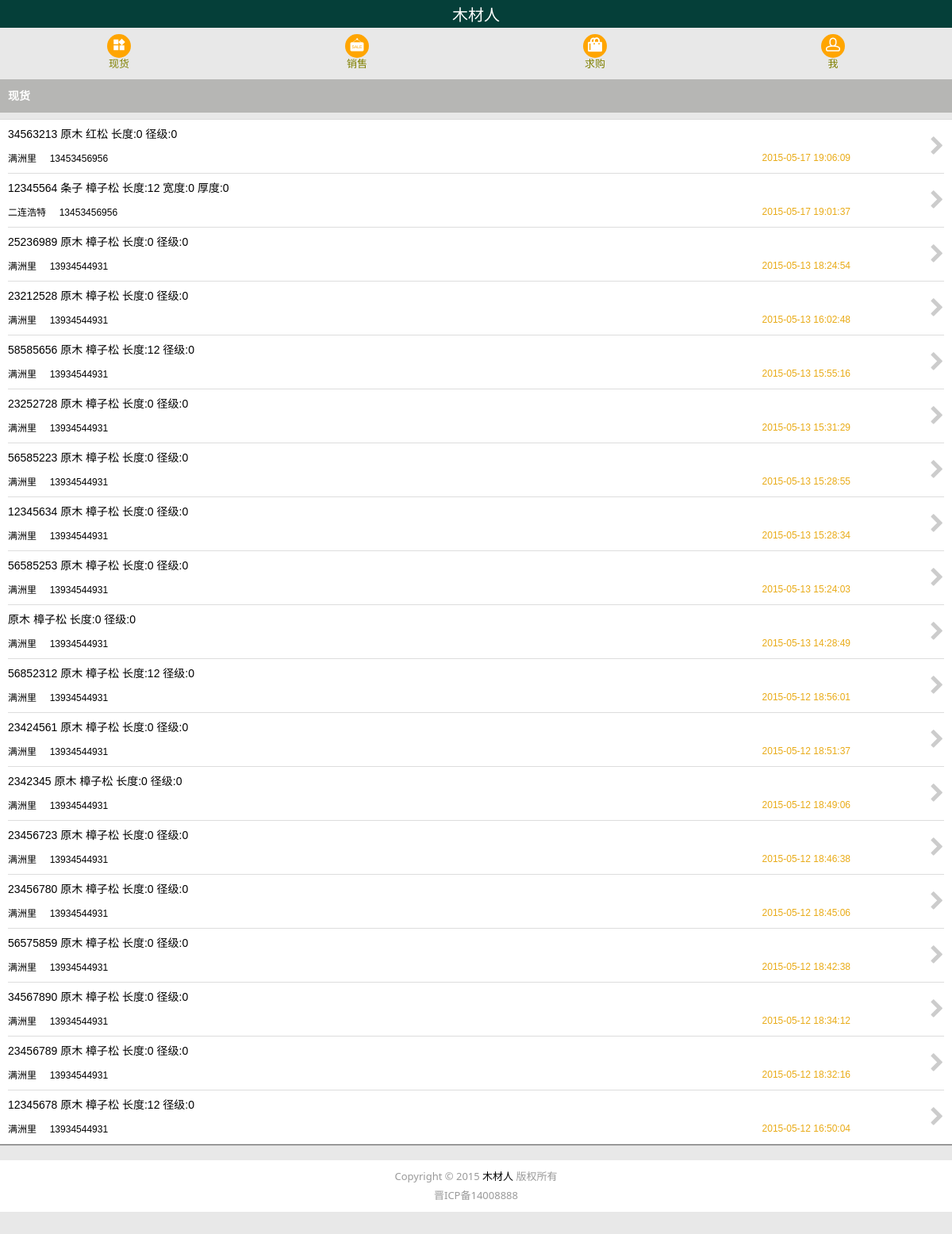
/mcr/index.php, run on the app's committed database.
### tables this page shows
CREATE TABLE `t_product` (
  `productid` int(11) NOT NULL auto_increment,
  `carnum` char(255) NOT NULL,
  `userid` int(11) default NULL,
  `kindid` tinyint(4) default NULL,
  `stuffid` tinyint(4) default NULL,
  `productlen` tinyint(4) default NULL,
  `diameterlen` tinyint(4) default NULL,
  `wide` tinyint(4) default NULL,
  `thinckness` tinyint(4) default NULL,
  `tolerance` tinyint(4) default NULL,
  `widerange` int(11) default NULL,
  `thincknessrange` int(11) default NULL,
  `refwight` tinyint(4) default NULL,
  `refcapacity` tinyint(4) default NULL,
  `refnum` int(11) default NULL,
  `salestatusid` tinyint(4) default NULL,
  `timber` varchar(10) default NULL,
  `dry` varchar(2) default NULL,
  `newold` varchar(10) default NULL,
  `timbertype` varchar(10) default NULL,
  `knob` varchar(10) default NULL,
  `blue` varchar(10) default NULL,
  `worm` varchar(10) default NULL,
  `decay` varchar(10) default NULL,
  `climb` varchar(10) default NULL,
  `slash` varchar(2) default NULL,
  `ring` varchar(2) default NULL,
  `oil` varchar(2) default NULL,
  `black` varchar(2) default NULL,
  `position` varchar(10) default NULL,
  `device` varchar(10) default NULL,
  `fromid` tinyint(4) default NULL,
  `portid` tinyint(4) default NULL,
  `publishtime` datetime default NULL,
  `showtime` datetime default NULL,
  `assembletime` varchar(20) default NULL,
  `entertime` varchar(20) default NULL,
  `enterpositionid` tinyint(4) default NULL,
  `pausetime` varchar(20) default NULL,
  `pauseid` tinyint(4) default NULL,
  `trackid` varchar(4) default NULL,
  `dumpid` tinyint(4) default NULL,
  `dumptime` varchar(20) default NULL,
  `packid` tinyint(6) default NULL,
  `goodpositionid` varchar(4) default NULL,
  `completetime` datetime default NULL,
  `updatetime` datetime default NULL,
  `goodstatusid` tinyint(4) default NULL,
  PRIMARY KEY  (`productid`)
);

CREATE TABLE `t_kind` (
  `kindid` int(11) NOT NULL auto_increment,
  `kindName` char(10) NOT NULL,
  PRIMARY KEY  (`kindid`)
);

CREATE TABLE `t_stuff` (
  `stuffid` int(11) NOT NULL auto_increment,
  `stuffName` char(10) default NULL,
  PRIMARY KEY  (`stuffid`)
);

CREATE TABLE `t_port` (
  `portid` int(11) NOT NULL auto_increment,
  `portName` char(20) default NULL,
  PRIMARY KEY  (`portid`)
);

CREATE TABLE `t_user` (
  `userid` int(11) NOT NULL auto_increment,
  `phone` char(11) NOT NULL,
  `username` varchar(20) default NULL,
  `userpic` varchar(50) default NULL,
  `portid` int(11) default NULL,
  `city` varchar(20) default NULL,
  `rightid` int(11) default NULL,
  `score` int(11) default NULL,
  `password` varchar(100) default NULL,
  `phone1` char(11) default NULL,
  `phone2` char(11) default NULL,
  `freeze` tinyint(4) default NULL,
  `remark` varchar(30) default NULL,
  `loginnum` int(11) default '0',
  `regtime` datetime NOT NULL,
  `logintime` datetime NOT NULL,
  PRIMARY KEY  (`userid`),
  KEY `portid` (`portid`)
);

### mcr/mcr_fns.php (called while the page is built, shortened)
<?php
 function get_productlist() {
	$conn = db_connect();
     $query = "select productid,carnum,kindname,stuffname,phone,portname,updatetime,productlen,diameterlen,wide,thinckness   "
           ." from t_product p,t_kind k,t_stuff s,t_port r,t_user u "
          ." where p.userid = u.userid and p.kindid = k.kindid and "
		  ." p.stuffid = s.stuffid and p.portid =r.portid order by updatetime desc limit 0,20";
    $result=$conn->query($query);
    $num_from =@$result->num_rows;
    $result= db_result_to_array($result);
    return $result;
 }
?>

### mcr/db_fns.php (called while the page is built, shortened)
<?php
function db_result_to_array($result) {
   $res_array = array();
   for ($count=0; $row = $result->fetch_assoc(); $count++) {
     $res_array[$count] = $row;
   }
   return $res_array;
}
?>

### mcr/index.php (the view, shortened to what this page needs)
<!DOCTYPE html>
<html>
<head>
<link rel="stylesheet" type="text/css" href="./statics/css/yumReset.css" />
<link rel="stylesheet" type="text/css" href="./com/select/css/style.css" />
<link rel="stylesheet" type="text/css" href="./statics/css/yumPage.css" />
<link rel="stylesheet" type="text/css" href="./com/icomoon/style.css" />
</head>
<?php
    $product_array = get_productlist();
?>
<body>
<div class="fixedTop">
<header class="header">
	<h1><a href="index.php">木材人</a></h1>
</header>
<nav class="nav">
	<ul class="clearfix">
		<li><a href="goodlist.php"><i class="icon-now-widgets"></i>现货</a></li>
		<li><a href="saleList.php"><i class="icon-sale"></i>销售</a></li>
		<li><a href="announce.php"><i class="icon-bag"></i>求购</a></li>
		<li><a href="user.php"><i class="icon-head"></i>我</a></li>
	</ul>
</nav>
</div>
<dl class="panel">
	<dt class="panel-header fixedHead">现货</dt>
	<dd class="panel-body">
		<ul class="list">
		<?php
		  if (!(is_array($product_array))) {
			   $noconnect ="<p>对不起，没有查找到您要查找的内容！</p>";
			   echo $noconnect;
		  }
		  else {
			    foreach ($product_array as $row)
				{
		?>
			<li class="list-item">
				<a href=<?php echo "'detail.php?productid=".$row['productid']."'"; ?> class="clearfix">
					<div class="list-l">
						<div class="display-tit"><span><?php echo $row['carnum']." ".$row['kindname']." ".$row['stuffname']." ";?></span>
	                     <span><?php echo "长度:".$row['productlen']." ";
						   if($row['kindname']=='原木'){
							 echo "径级:".$row['diameterlen'] ;
						   }else {
							   echo "宽度:".$row['wide']." 厚度:".$row['thinckness'];
						   }
						 ?>
						 </span>
						 </div>
						<div class=""><span class="f-12"><?php echo $row['portname']; ?>&nbsp;&nbsp;&nbsp;&nbsp;&nbsp;<?php echo $row['phone']; ?></span><span class="list-time fr"><?php echo $row['updatetime']; ?></span></div>
					</div>
					<div class="list-r"><i class="icon-chevron-right"></i></div>
				</a>
			</li>
			<?php
		  }
		  }
			?>
		</ul>
	</dd>
</dl>
<footer class="footer">
	<p>Copyright © 2015 <a href="###">木材人</a> 版权所有</p>
	<p>晋ICP备14008888</p>
</footer>
</body>
</html>

### mcr/com/select/css/style.css (style rules this page uses)
*, *:after, *:before { -webkit-box-sizing: border-box; -moz-box-sizing: border-box; box-sizing: border-box; padding: 0; margin: 0; }

### mcr/statics/css/yumPage.css (style rules this page uses)
body { background-color: #e8e8e8; font: 12px/1.2 arial,Tahoma,SimSun,sans-serif; }
.header { width: 100%; height: 35px; line-height: 35px; background-color: #053F39; color: #fff; text-align: center; position: relative; margin-bottom: 8px; }
.header a { color: #fff; }
.header h1 { float: left; font-weight: normal; font-size: 20px; padding: 0 15px; white-space: nowrap; overflow: hidden; text-overflow: ellipsis; }
.header a:first-child { position: absolute; top: 2px; left: 15px; font-size: 28px; }
.header a:last-child { position: absolute; top: 2px; right: 15px; font-size: 20px; }
.nav { position:relative; z-index:1; height: 49px; border-left: 0px solid #2E6105; float: right; width: 70%; }
nav.nav { width: 100%; margin-bottom: 10px; position:relative; z-index:1; float: none; }
nav.nav ul { border-top: 0px solid #2E6105; border-left: 0px solid #2E6105; }
.nav li { float: left; background-color: #50931e; text-align:center; color:#fff; font-size:13px; border-right: 1px solid #2E6105; border-bottom: 1px solid #2E6105; width: 33.33%; }
nav.nav li { float: left; background-color: #e8e8e8; height: 50px; text-align:center; font-size:13px; border-right: 0px solid #2E6105; border-bottom: 0px solid #2E6105; width: 25%; }
.nav li a { color: #fff; display: block; }
nav.nav li a { color: #808000; display: block; }
nav.nav li a i { color: #fff; display: block; }
nav.nav li i { background-color: #ffa500; display: block; width: 30px; text-align: center; height: 30px; line-height: 150%; border-radius: 15px; font-size: 18px; margin: 0 auto; }
.panel { box-shadow: 0 1px 1px rgba(0, 0, 0, 0.5); margin-bottom: 20px; font-size: 14px; }
.panel-header { background-color: #b6b6b4; height: 42px; line-height: 42px; padding: 0 10px; color: #fff; font-weight: bold; }
.panel-body a { color: #000; }
.panel-body li { padding: 3px 0px; line-height: 30px; }
.list { background-color: #fff; border-top: 1px solid #ddd; border-bottom: 1px solid #ddd; margin-bottom: 10px; padding: 0 10px; }
.list-item { border-bottom: 1px solid #ddd; background-color: #fff; padding: 10px 0; }
.list-item a { display: block; color: #000; }
.list-item:last-child { border-bottom: 0; }
.list i { float: right; color: #ccc; }
a .list-time { color: #e9ab17; font-size: 12px; }
body { padding-bottom: 50px; }
.fixedTop { background-color: #e8e8e8; width: 100%; position: fixed; top: 0; }
.fixedHead { width: 100%; position: fixed; top: 100px; }
.footer { background-color: #fff; color: #999; font-size: 13px; text-align: center; padding: 1em 0; font-family: "Segoe UI","Lucida Grande",Helvetica,Arial,"Microsoft YaHei",FreeSans,Arimo,"Droid Sans","wenquanyi micro hei","Hiragino Sans GB","Hiragino Sans GB W3",FontAwesome,sans-serif; }
.footer p:first-child { margin-bottom: 8px; }
.fr { float: right; }
.f-12 { font-size: 12px; }
.list-r { float: right; font-size: 25px; padding: 18px 0; }
.list-l { float: left; width: 90%; }

### mcr/com/icomoon/style.css (style rules this page uses)
[class^="icon-"], [class*=" icon-"] { font-family: 'icomoon'; speak: none; font-style: normal; font-weight: normal; font-variant: normal; text-transform: none; line-height: 1; -webkit-font-smoothing: antialiased; -moz-osx-font-smoothing: grayscale; }
.icon-now-widgets:before { content: "\e601"; }
.icon-head:before { content: "\e074"; }
.icon-bag:before { content: "\e600"; }
.icon-sale:before { content: "\e602"; }
.icon-chevron-right:before { content: "\f054"; }

### mcr/index.php (style rules this page uses)
body { padding-top: 150px; }

### data on the page
t_product: carnum "34563213", kindid.kindName "原木", stuffid.stuffName "红松", productlen "0", diameterlen "0", portid.portName "满洲里", userid.phone "13453456956", updatetime "2015-05-17 19:06:09"
t_product: carnum "12345564", kindid.kindName "条子", stuffid.stuffName "樟子松", productlen "12", wide "0", thinckness "0", portid.portName "二连浩特", userid.phone "13453456956", updatetime "2015-05-17 19:01:37"
t_product: carnum "25236989", kindid.kindName "原木", stuffid.stuffName "樟子松", productlen "0", diameterlen "0", portid.portName "满洲里", userid.phone "13934544931", updatetime "2015-05-13 18:24:54"
t_product: carnum "23212528", kindid.kindName "原木", stuffid.stuffName "樟子松", productlen "0", diameterlen "0", portid.portName "满洲里", userid.phone "13934544931", updatetime "2015-05-13 16:02:48"
t_product: carnum "58585656", kindid.kindName "原木", stuffid.stuffName "樟子松", productlen "12", diameterlen "0", portid.portName "满洲里", userid.phone "13934544931", updatetime "2015-05-13 15:55:16"
t_product: carnum "23252728", kindid.kindName "原木", stuffid.stuffName "樟子松", productlen "0", diameterlen "0", portid.portName "满洲里", userid.phone "13934544931", updatetime "2015-05-13 15:31:29"
t_product: carnum "56585223", kindid.kindName "原木", stuffid.stuffName "樟子松", productlen "0", diameterlen "0", portid.portName "满洲里", userid.phone "13934544931", updatetime "2015-05-13 15:28:55"
t_product: carnum "12345634", kindid.kindName "原木", stuffid.stuffName "樟子松", productlen "0", diameterlen "0", portid.portName "满洲里", userid.phone "13934544931", updatetime "2015-05-13 15:28:34"
t_product: carnum "56585253", kindid.kindName "原木", stuffid.stuffName "樟子松", productlen "0", diameterlen "0", portid.portName "满洲里", userid.phone "13934544931", updatetime "2015-05-13 15:24:03"
t_product: kindid.kindName "原木", stuffid.stuffName "樟子松", productlen "0", diameterlen "0", portid.portName "满洲里", userid.phone "13934544931", updatetime "2015-05-13 14:28:49"
t_product: carnum "56852312", kindid.kindName "原木", stuffid.stuffName "樟子松", productlen "12", diameterlen "0", portid.portName "满洲里", userid.phone "13934544931", updatetime "2015-05-12 18:56:01"
t_product: carnum "23424561", kindid.kindName "原木", stuffid.stuffName "樟子松", productlen "0", diameterlen "0", portid.portName "满洲里", userid.phone "13934544931", updatetime "2015-05-12 18:51:37"
t_product: carnum "2342345", kindid.kindName "原木", stuffid.stuffName "樟子松", productlen "0", diameterlen "0", portid.portName "满洲里", userid.phone "13934544931", updatetime "2015-05-12 18:49:06"
t_product: carnum "23456723", kindid.kindName "原木", stuffid.stuffName "樟子松", productlen "0", diameterlen "0", portid.portName "满洲里", userid.phone "13934544931", updatetime "2015-05-12 18:46:38"
t_product: carnum "23456780", kindid.kindName "原木", stuffid.stuffName "樟子松", productlen "0", diameterlen "0", portid.portName "满洲里", userid.phone "13934544931", updatetime "2015-05-12 18:45:06"
t_product: carnum "56575859", kindid.kindName "原木", stuffid.stuffName "樟子松", productlen "0", diameterlen "0", portid.portName "满洲里", userid.phone "13934544931", updatetime "2015-05-12 18:42:38"
t_product: carnum "34567890", kindid.kindName "原木", stuffid.stuffName "樟子松", productlen "0", diameterlen "0", portid.portName "满洲里", userid.phone "13934544931", updatetime "2015-05-12 18:34:12"
t_product: carnum "23456789", kindid.kindName "原木", stuffid.stuffName "樟子松", productlen "0", diameterlen "0", portid.portName "满洲里", userid.phone "13934544931", updatetime "2015-05-12 18:32:16"
t_product: carnum "12345678", kindid.kindName "原木", stuffid.stuffName "樟子松", productlen "12", diameterlen "0", portid.portName "满洲里", userid.phone "13934544931", updatetime "2015-05-12 16:50:04"
